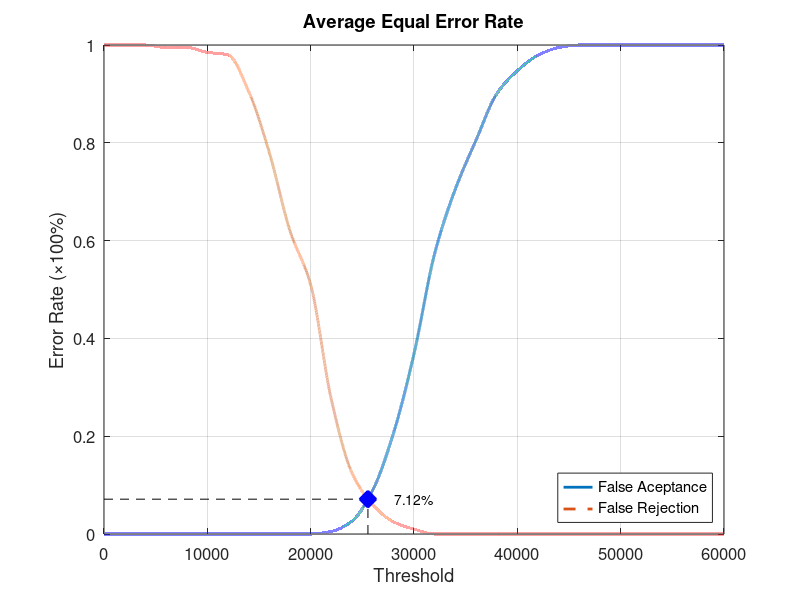
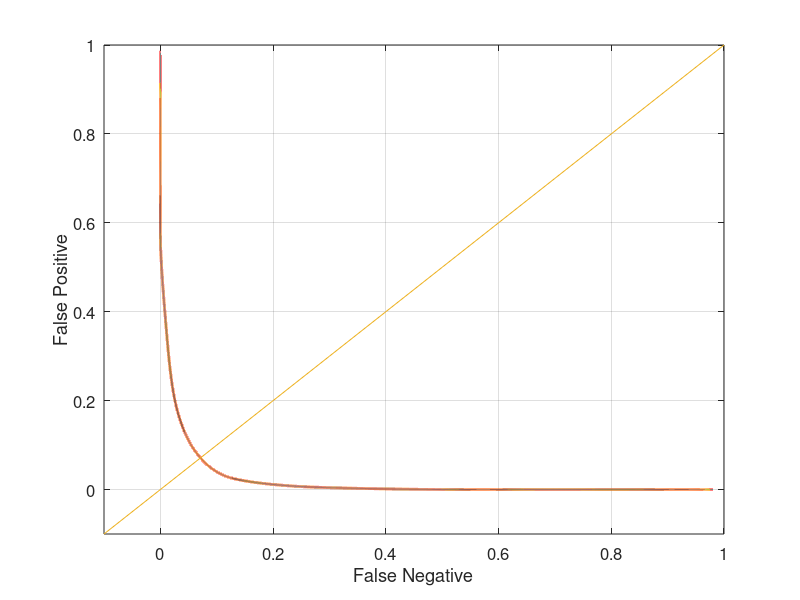

Source code (MATLAB) for these figures, in order:
function yEER = Database5_1
close all;
clear;
clc;
x = 0:2000:60000;
xq = 0:0.5:60000;

y0 = [0 0 0 0 0 0 0 0 0 0 0 0.00526316 0.0263158 0.0894737 0.205263 0.368421 0.573684 0.705263 0.805263 0.9 0.947368 0.978947 0.994737 1 1 1 1 1 1 1 1];
yy0 = interp1(x, y0, xq, 'pchip');
y1 = [1 1 1 0.995 0.995 0.985 0.98 0.905 0.78 0.62 0.51 0.275 0.125 0.06 0.025 0.01 0 0 0 0 0 0 0 0 0 0 0 0 0 0 0];
yy1 = interp1(x, y1, xq, 'pchip');

% Calculating EER: 
y2 = abs(y0 - y1);
find(y2 == min(y2))
yy2 = abs(yy0 - yy1);
xEER = find(yy2 == min(yy2));
xEERIndex = xq(xEER) % X-axis EER
yEER = yy0(xEER) % Y-axis EER

main = figure
plot(xq, yy0,'-','LineWidth', 2);	hold on
plot(xq, yy1,'--','LineWidth', 2);	hold on
plot([xEERIndex xEERIndex], [0 yEER], 'k--');	hold on
plot([0 xEERIndex], [yEER yEER], 'k--');	hold on
plot(xEERIndex, yEER, 'bx', 'LineWidth', 10);	hold on
text(xEERIndex + 10 * xEERIndex / 100, yEER, [num2str(round((10000 * yEER)) / 100) '%'])
legend('False Aceptance', 'False Rejection', 'Location', 'SouthEast')
xlabel('Threshold')
ylabel('Error Rate (\times100%)')
title('Average Equal Error Rate')
set(gca, 'FontSize', 12)
axis([0 60000 0 1])
grid on

print(main, 'Database5_1Main', '-dpng');
FNRxFPR = figure('Color', [1 1 1]);
plot(yy1, yy0, '-', yy1, yy0, 'LineWidth', 2);
hold on
y = -0.1:0.1:1
plot(y, y); 
set(gca, 'FontSize', 12)
xlabel('False Negative')
ylabel('False Positive')
axis([-0.1 1 -0.1 1])
set(gca, 'FontSize', 12)
grid on

print(FNRxFPR, 'Database5_1FNRxFPR','-dpng');
end
